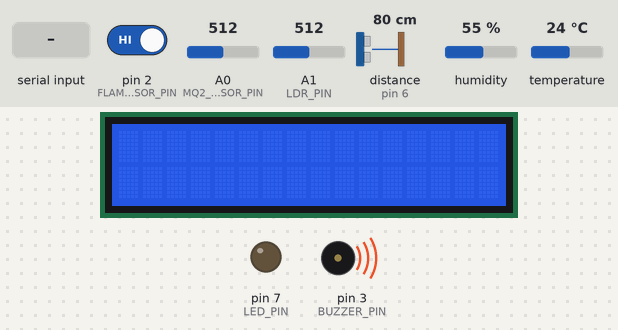
A sketch run on a simulated Arduino Uno, built with avr-gcc and run on an emulated ATmega328P. Parts: 16×2 character LCD, output pins drawn as LEDs (lit = HIGH), buzzer (waves = sounding). Wiring (inferred from the names in the program): ultrasonic range finder: trigger pin 5; echo pin 6. The test bench sets the inputs (shaded band); at power-on: A1 (LDR_PIN) = 512, A0 (MQ2_SENSOR_PIN) = 512, pin 2 (FLAME_SENSOR_PIN) HIGH, distance to the obstacle (sensor on pin 6) 80 cm, humidity 55 %, temperature 24 °C. The echo pulse lasts 58.3 µs per cm; pins used as bus, display or sensor lines are not drawn; what the sketch prints to the serial monitor is not drawn.

Above: at 1.2 s.
1.3 s: "1\n" received over Serial
At 2.0 s:
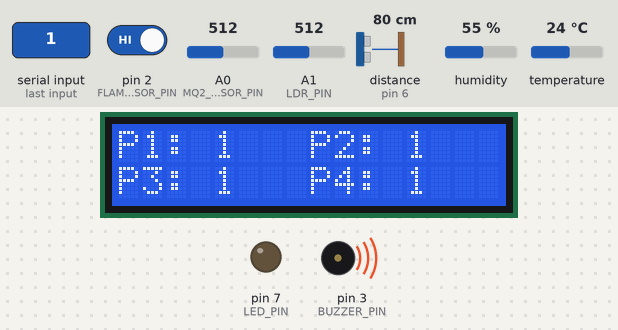
3.6 s: A1 (LDR_PIN) set to 105
5.1 s: A1 (LDR_PIN) set to 94
At 5.6 s:
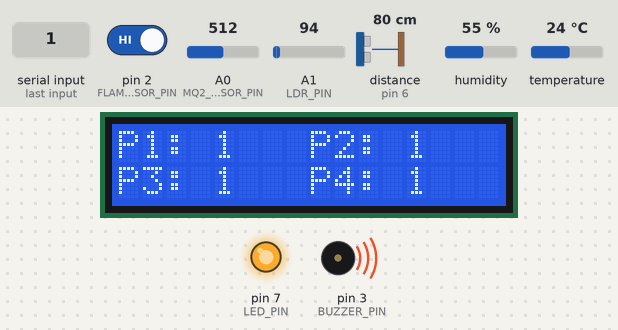
7.7 s: A0 (MQ2_SENSOR_PIN) set to 309
9.2 s: A0 (MQ2_SENSOR_PIN) set to 294
10.8 s: "0\n" received over Serial
At 11.3 s:
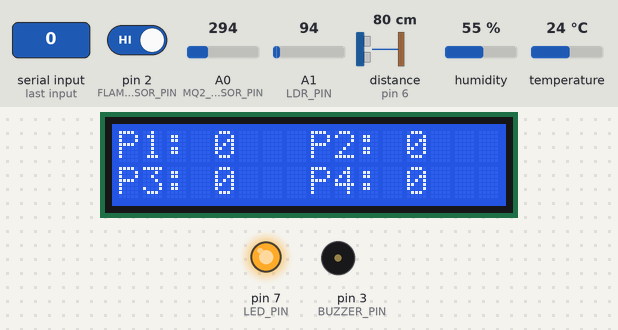
Timing chart, 0 to 13.4 s (numbered marks = the images above; inputs shaded):
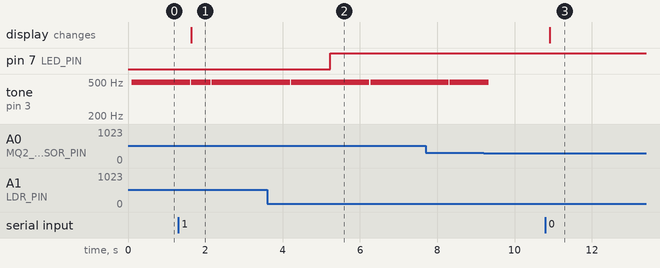

The sketch:

Smart_GarageArduino.ino
```cpp
//ARDUINO CODE

#include <DHT.h>
#include <Wire.h> // For I2C communication
#include <LiquidCrystal_I2C.h> // For LCD display

#define FLAME_SENSOR_PIN 2
#define MQ2_SENSOR_PIN A0
#define BUZZER_PIN 3
#define DHT_PIN 4
#define TRIGGER_PIN 5
#define ECHO_PIN 6
#define LDR_PIN A1
#define LED_PIN 7

#define DHT_TYPE DHT11

DHT dht(DHT_PIN, DHT_TYPE);
LiquidCrystal_I2C lcd(0x27, 16, 2);

void setup() {
  Serial.begin(9600);
  dht.begin();

  pinMode(FLAME_SENSOR_PIN, INPUT);
  pinMode(MQ2_SENSOR_PIN, INPUT);
  pinMode(TRIGGER_PIN, OUTPUT);
  pinMode(ECHO_PIN, INPUT);
  pinMode(LDR_PIN, INPUT);
  pinMode(LED_PIN, OUTPUT);
  pinMode(BUZZER_PIN, OUTPUT);

  lcd.init();
  lcd.backlight();
}

void loop() {
  int flameValue = digitalRead(FLAME_SENSOR_PIN);
  int mq2Value = analogRead(MQ2_SENSOR_PIN);
  float temperature = dht.readTemperature();
  float humidity = dht.readHumidity();

  long duration, distance;
  digitalWrite(TRIGGER_PIN, LOW);
  delayMicroseconds(2);
  digitalWrite(TRIGGER_PIN, HIGH);
  delayMicroseconds(10);
  digitalWrite(TRIGGER_PIN, LOW);
  duration = pulseIn(ECHO_PIN, HIGH);
  distance = (duration / 2) * 0.0344;

  int ldrValue = analogRead(LDR_PIN);

  Serial.print("Flame:");
  Serial.print(flameValue);
  Serial.print(",MQ2:");
  Serial.print(mq2Value);
  Serial.print(",Temp:");
  Serial.print(temperature);
  Serial.print(",Hum:");
  Serial.print(humidity);
  Serial.print(",Dist:");
  Serial.print(distance);
  Serial.print(",LDR:");
  Serial.println(ldrValue);

  if (Serial.available()) {
    String message = Serial.readStringUntil('\n');
    int startIndex = 0;
    int endIndex = message.indexOf(',');

    lcd.clear();

    lcd.setCursor(0, 0);
    lcd.print("P1: ");
    lcd.print(message.substring(startIndex, endIndex));

    startIndex = endIndex + 1;
    endIndex = message.indexOf(',', startIndex);
    lcd.setCursor(8, 0);
    lcd.print("P2: ");
    lcd.print(message.substring(startIndex, endIndex));

    startIndex = endIndex + 1;
    endIndex = message.indexOf(',', startIndex);
    lcd.setCursor(0, 1);
    lcd.print("P3: ");
    lcd.print(message.substring(startIndex, endIndex));

    startIndex = endIndex + 1;
    lcd.setCursor(8, 1);
    lcd.print("P4: ");
    lcd.print(message.substring(',', startIndex));
  }

  // Control the buzzer with different tones
  if (flameValue == 0) {
    tone(BUZZER_PIN, 4000); // Set buzzer to 1kHz for flame detection
  } else if (mq2Value > 300) {
    tone(BUZZER_PIN, 494, 500); // Set buzzer to 2kHz for gas detection
  } else if (distance < 20) {
    tone(BUZZER_PIN, 523, 300); // Set buzzer to 1.5kHz for proximity alert
  } else {
    noTone(BUZZER_PIN); // Turn off the buzzer if no alert
  }

  if (ldrValue < 100) {
    digitalWrite(LED_PIN, HIGH);
  } else {
    digitalWrite(LED_PIN, LOW);
  }

  delay(500);
}
```

Measured:
- the behaviour switches between 100 and 99 on A1 (LDR_PIN) (found by bisection; images 1 and 2)
- after the input at 1.3 s, the display: changes after 0.34 s (image 1)
- after the input at 5.1 s, pin 7 (LED_PIN): LOW → HIGH after 0.14 s
- after the input at 10.8 s, the display: changes after 0.11 s (image 3)
